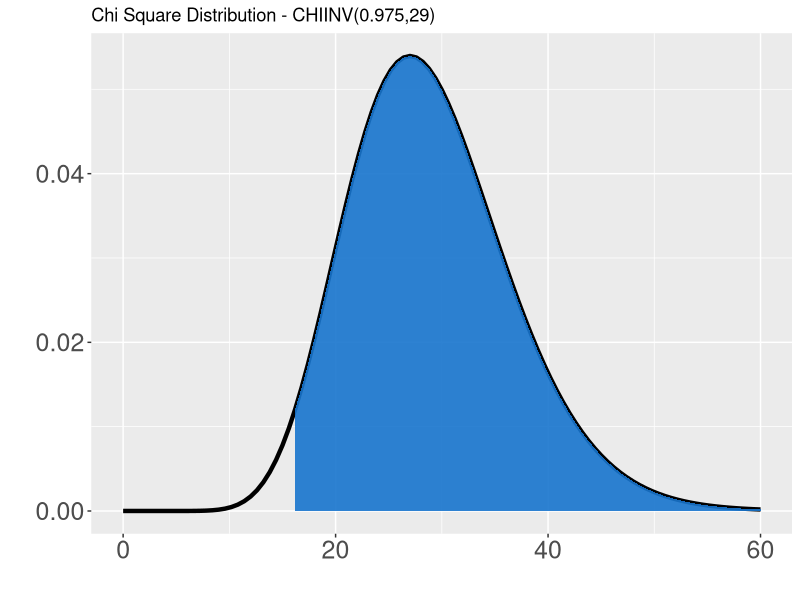
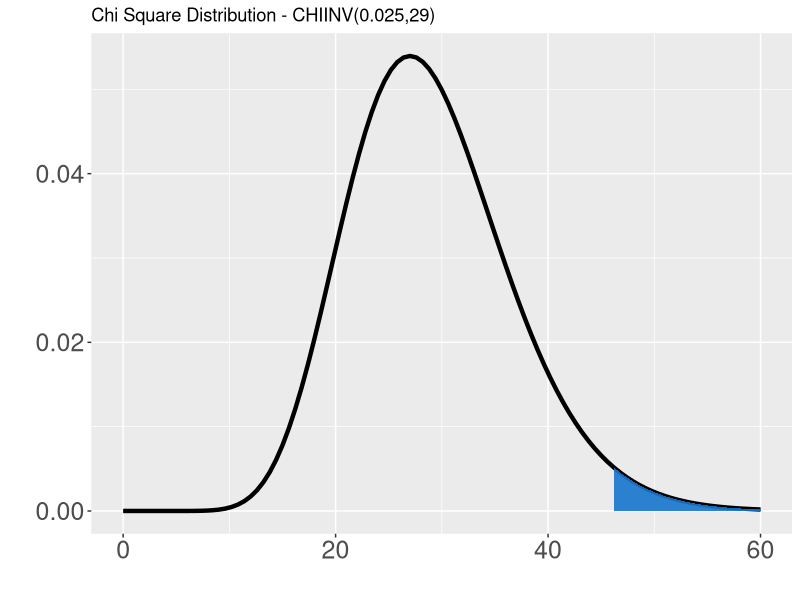
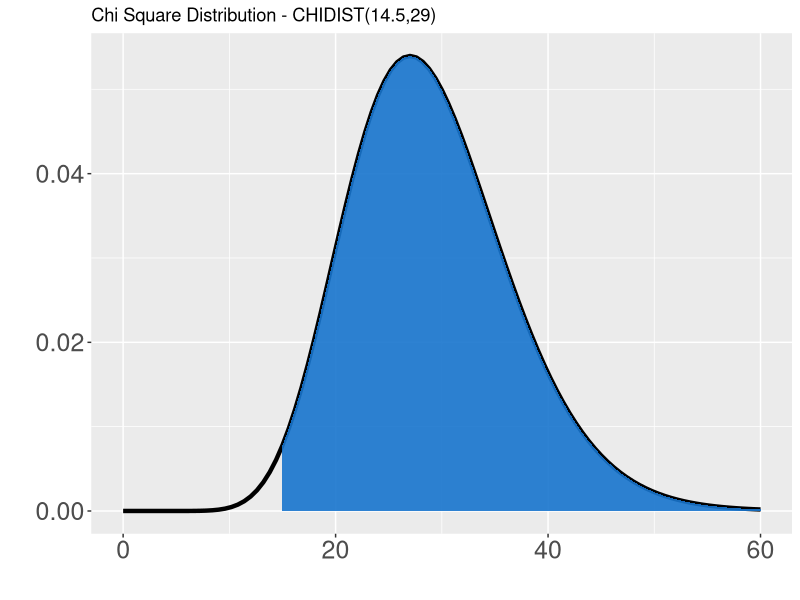
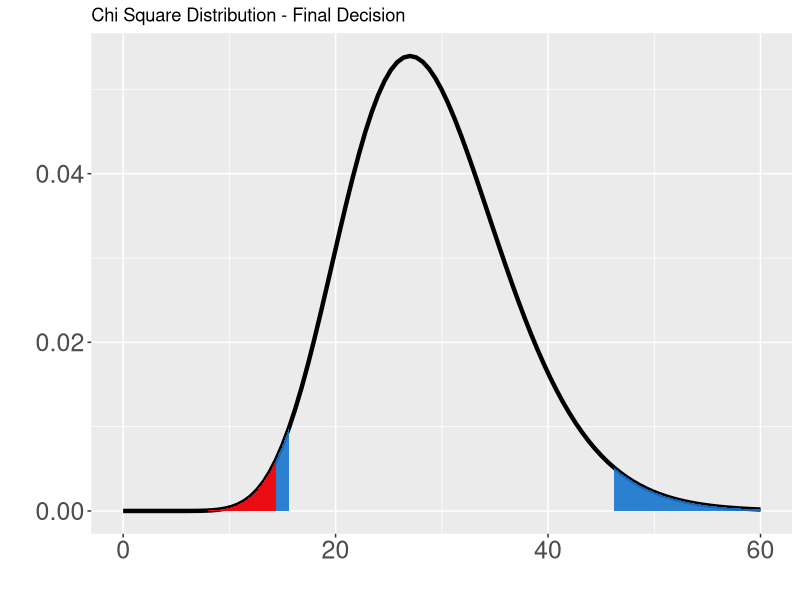

Write R code to recreate these figures, in order.
##### Homework 4 - Question #5
#### Ho sigma2=300
#### Ha sigma2 not equal to 300   *two tailed test!!!
sigma2<-300
n=30
s2<-150
x2<-s2*(n-1)/sigma2
x2

#### You need to multiply by 2!
pchisq(x2,df=29)

pvalue<-2*pchisq(x2, df=29)
pvalue

what_to_do<-ifelse(pvalue<0.05, "reject", "don't'")
what_to_do

                               ######### WARNING ##############


#### Think about the value that the function pchisq returned. Is it the same as CHIDIST in excel? No!
#### CHIDIST works with the right tail, so you had to use 1-CHIDIST in that question.
#### R returns the lower tail by default (take a look at the input "lower.tail=TRUE"). So, no need 
#### to subtract by 1 in that case. Check the graphs that we discussed in lab session #3 to
#### understand the idea


####### If you want to work "from the right to the left", as in excel, you need 
####### to tell the function! The argument "lower.tail=FALSE" do the work.
pchisq(x2,df=29, lower.tail = FALSE)   ### That is the excel output for the CHIDIST function

pvalue_excel<-2*(1-pchisq(x2,df=29,lower.tail=FALSE))
pvalue_excel
############################################################################################



# Finding critical values for X^2
Xc1<-qchisq(0.025, df=29)
Xc1

Xc2<-qchisq(1-0.025, df=29)  
Xc2
################## Confidence Interval

Upper<-(n-1)*s2/Xc1
Upper

Lower<-(n-1)*s2/Xc2
Lower

############################## The following code is extra-extra ########################

##################################  Plotting distributions ###################################

#################################### USING GGPLOT ############################################
##### You can find a good introduction to ggplot here http://www.ling.upenn.edu/~joseff/avml2012/
##### Have fun!

## If you don't have the package, start with install.packages("ggplot2")
library(ggplot2)

####################### We start with the first plot- Slide 14 from your TA notes (lab session #3)

#### Remember: we are working from the right to the left using excel. The first Critical value is 16.047
#### Then, there is no color from 16.047 to zero
Notshadedarea <- function(x) {
  y <- dchisq(x, df=29)
  y[x< 16.047  ] <- NA
  return(y)
}

firstplot <- ggplot(data.frame(x = c(0, 60)), aes(x = x)) +
  stat_function(fun = dchisq, args = list(df = 29), size=1.5) +
  stat_function(fun=Notshadedarea, geom="area", fill="dodgerblue3", alpha=.9)+
  labs(x = "", y="")+ theme(axis.text=element_text(size=18),axis.title=element_text(size=18,face="bold"), legend.text=element_text(size=15))+scale_fill_manual(values=gray.colors(2, start=1, end=0.2))+ ggtitle("Chi Square Distribution - CHIINV(0.975,29)") 

firstplot

#################### Slide 15 - CHIINV(0.025,29)
#### Remember: we are working from the right to the left using excel. The second critical value is 45.722
#### Then, there is no color from 45.722 to zero

Notshadedarea <- function(x) {
  y <- dchisq(x, df=29)
  y[x< 45.722  ] <- NA
  return(y)
}

secondplot <- ggplot(data.frame(x = c(0, 60)), aes(x = x)) +
  stat_function(fun = dchisq, args = list(df = 29), size=1.5) +
  stat_function(fun=Notshadedarea, geom="area", fill="dodgerblue3", alpha=.9)+
  labs(x = "", y="")+ theme(axis.text=element_text(size=18),axis.title=element_text(size=18,face="bold"), legend.text=element_text(size=15))+scale_fill_manual(values=gray.colors(2, start=1, end=0.2))+ ggtitle("Chi Square Distribution - CHIINV(0.025,29)") 

secondplot


#################### Slide 16 - CHIDIST(14.5,29)
#### Remember: we are working from the right to the left using excel. The statistic is X=14.5
#### Then, there is no color from 14.5 to zero



Notshadedarea <- function(x) {
  y <- dchisq(x, df=29)
  y[x< 14.5  ] <- NA
  return(y)
}

thirdplot <- ggplot(data.frame(x = c(0, 60)), aes(x = x)) +
  stat_function(fun = dchisq, args = list(df = 29), size=1.5) +
  stat_function(fun=Notshadedarea, geom="area", fill="dodgerblue3", alpha=.9)+
  labs(x = "", y="")+ theme(axis.text=element_text(size=18),axis.title=element_text(size=18,face="bold"), legend.text=element_text(size=15))+scale_fill_manual(values=gray.colors(2, start=1, end=0.2))+ ggtitle("Chi Square Distribution - CHIDIST(14.5,29)") 

thirdplot



#################### Slide 18 - STEP 4
#### Remember: we are working from the right to the left using excel.
#### Now, we need to decide - reject or not Ho. We have X=14.5 and two critical values.
#### X - your statistic - in RED. Critical values in BLUE

Notshadedarea1<- function(x) {
  y <- dchisq(x, df=29)
  y[x < 45.722 & x> 16.047  ] <- NA
  return(y)
}



Notshadedarea2 <- function(x) {
  y <- dchisq(x, df=29)
  y[x>14.5]<- NA
  return(y)
}

finalplot <- ggplot(data.frame(x = c(0, 60)), aes(x = x)) +
  stat_function(fun = dchisq, args = list(df = 29), size=1.5) +
stat_function(fun=Notshadedarea1, geom="area", fill="dodgerblue3", alpha=.9)+
  stat_function(fun=Notshadedarea2, geom="area", fill="red", alpha=.9)+
labs(x = "", y="")+ theme(axis.text=element_text(size=18),axis.title=element_text(size=18,face="bold"), legend.text=element_text(size=15))+scale_fill_manual(values=gray.colors(2, start=1, end=0.2))+ ggtitle("Chi Square Distribution - Final Decision") 
finalplot










